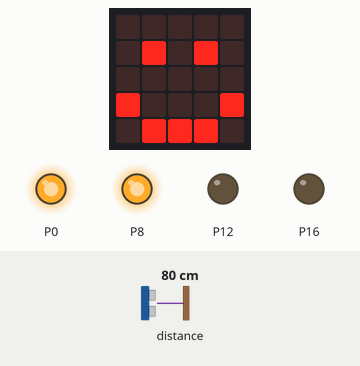
Recording of a program running on a simulated BBC micro:bit running MicroPython. Parts: the board's 5×5 LED display, output pins drawn as LEDs (lit = HIGH). Dashed ring = blinking. Inputs (shaded band) come from the test bench; at power-on: distance to the obstacle 80 cm. The echo pulse lasts 58.3 µs per cm; pins used as bus, display or sensor lines are not drawn.

Above: at 1.2 s.
1.3 s: distance to the obstacle set to 18 cm
2.8 s: distance to the obstacle set to 13 cm
At 3.2 s:
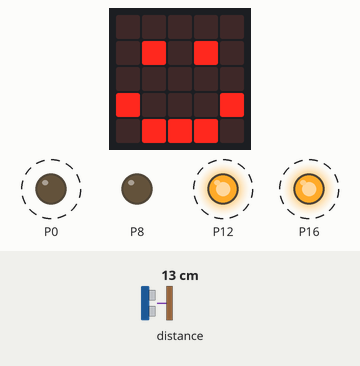
5.8 s: distance to the obstacle set to 35 cm
At 7.4 s:
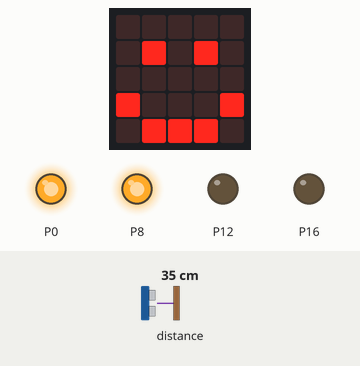
7.7 s: distance to the obstacle set to 2 cm
At 8.1 s:
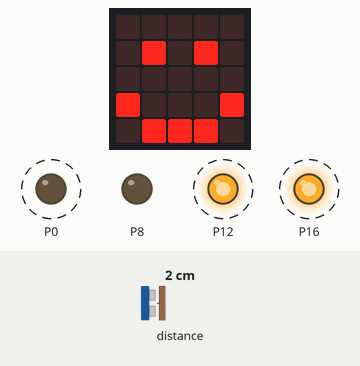
10.7 s: distance to the obstacle set to 60 cm
At 12.4 s:
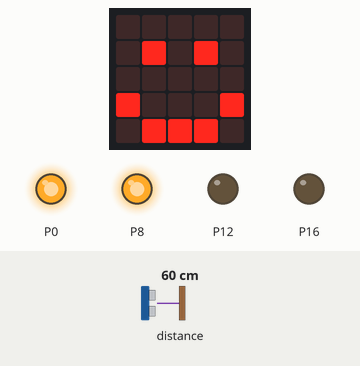
Timing chart, 0 to 13.6 s (numbered marks = the images above; inputs shaded):
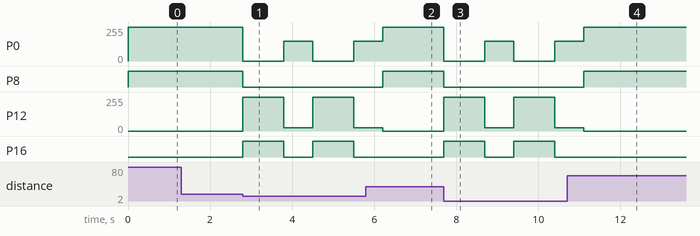

Measured:
- the behaviour switches between 16 and 15 cm on distance to the obstacle (found by bisection; images 0 and 1)
- after the input at 1.3 s, every drawn part: stays the same
- after the input at 2.8 s, P0: alternates 148/255 for 0.70 s and 0/255 for 1.0 s, starting at once; P8: HIGH → LOW at once; P12: alternates 255/255 for 1.0 s and 25/255 for 0.70 s, starting at once; P16: alternates HIGH for 1.0 s and LOW for 0.70 s, starting at once
- after the input at 5.8 s, P8: LOW → HIGH after 0.41 s; P16: stays LOW (without the input it goes to HIGH after 0.40 s)
- after the input at 7.7 s, P0: alternates 148/255 for 0.70 s and 0/255 for 1.0 s, starting at once; P8: HIGH → LOW at once; P12: alternates 255/255 for 1.0 s and 25/255 for 0.70 s, starting at once; P16: alternates HIGH for 1.0 s and LOW for 0.70 s, starting at once
- after the input at 10.7 s, P8: LOW → HIGH after 0.41 s; P16: stays LOW (without the input it goes to HIGH after 0.40 s)

The program:

Obstacle_avoid.py
```python
from microbit import *
from utime import ticks_us, sleep_us, ticks_diff

display.show(Image.HAPPY)


def sonar( ):
    pin13.write_digital(0) # Clear trigger
    sleep_us(10)
    pin13.write_digital(1) # Send 10us Ping pulse
    sleep_us(10)
    pin13.write_digital(0)
    while pin14.read_digital() == 0: # ensure Ping pulse has cleared
        pass
    start = ticks_us() # define starting time
    while pin14.read_digital() == 1:# wait for Echo pulse to return
        pass
    end = ticks_us() # define ending time
    cm = ticks_diff(end, start) // 58   # Distance = Time divided by 58
    return cm

while True:

    if sonar() < 15:
                                    #GO BACKWARD AT 100% SPPED
        pin8.write_digital(0)
        pin12.write_digital(1)
        pin0.write_digital(0)
        pin16.write_digital(1)
        sleep (1000)
                                    #SMOOTH TURN RIGHT AR REDUCED SPEED
        pin8.write_digital(0)
        pin12.write_analog(102)
        pin0.write_analog(593)
        pin16.write_digital(0)
        sleep(700)
    else:                           #GO FORWARD AT 100% SPEED
        pin8.write_digital(1)
        pin12.write_digital(0)
        pin0.write_digital(1)
        pin16.write_digital(0)
```
